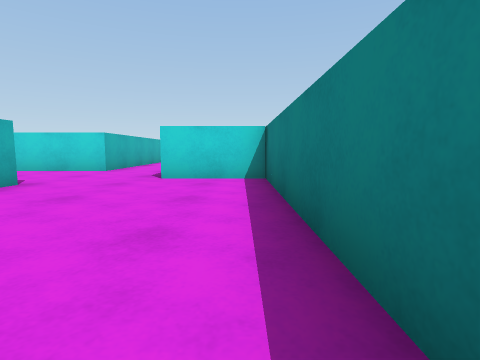
view 1 (above)

16 first-person views from a walk through a Unity game level. The camera is 0.55 m above the floor, tilts 6° down and sees 80° across. The floor is counted in squares, 1 m on a side. Each view is taken from the middle of a square. On the plan, view 1 faces up. The plan holds only what a view shows up to about 9 squares ahead; the rest is blank. The player character is not drawn.

view 2
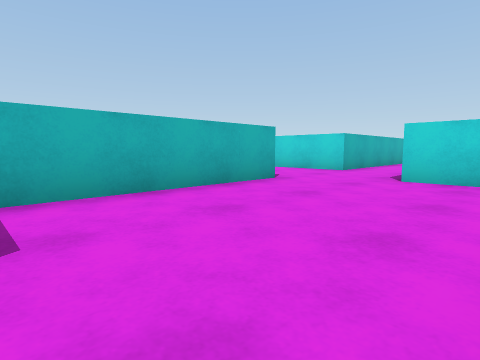

view 3
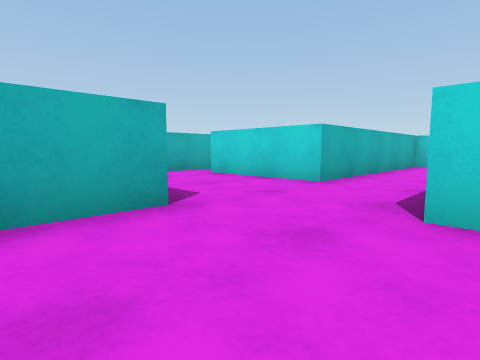

view 4
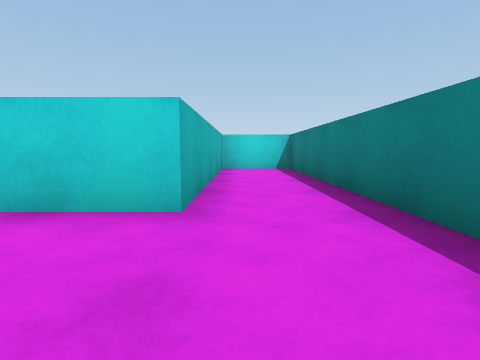

view 5
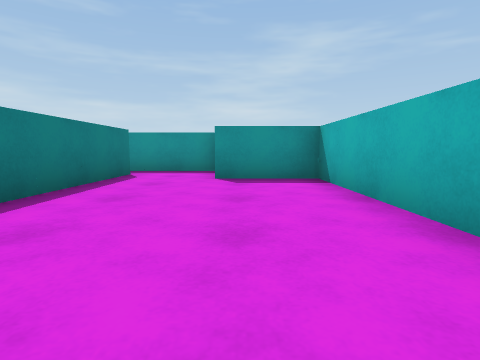

view 6
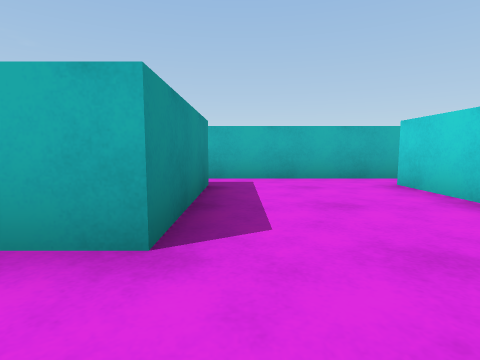

view 7
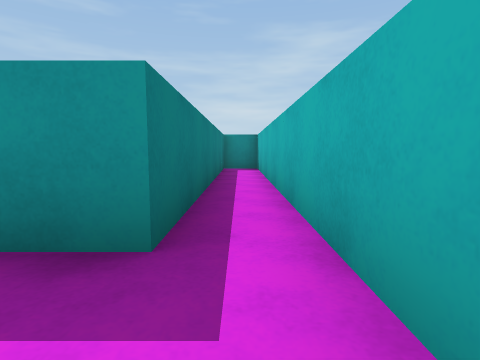

view 8
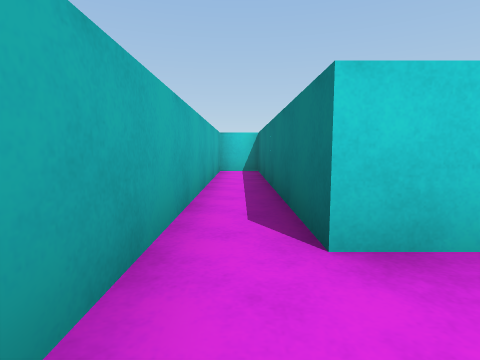

view 9
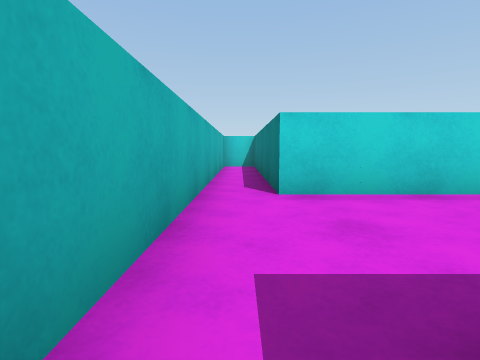

view 10
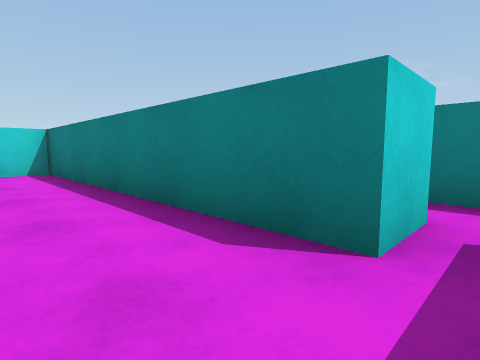

view 11
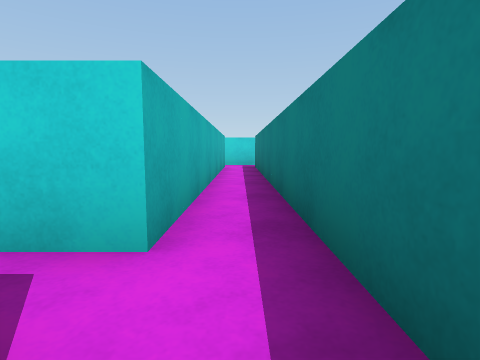

view 12
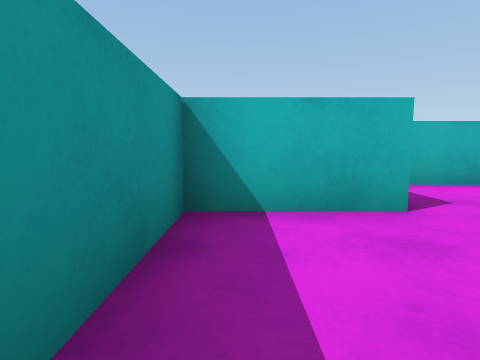

view 13
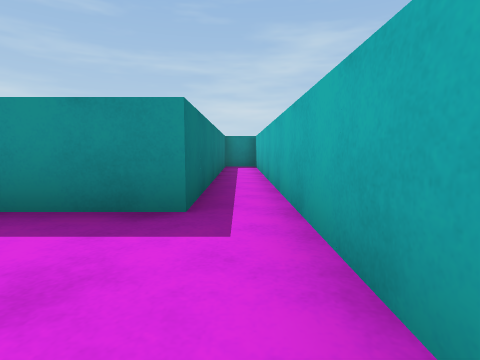

view 14
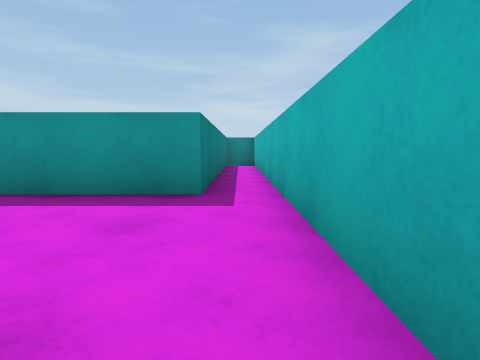

view 15
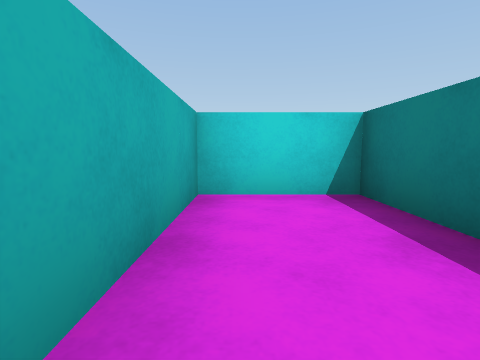

view 16
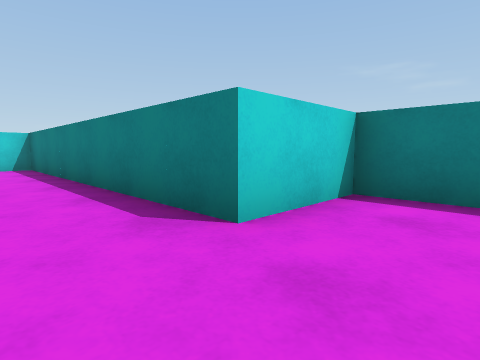

### Floor plan
Ten units are one square. View 1 is at (0, 0); x grows to the right and y downward. Boxes are objects, and circles mark ways between rooms. Rooms are numbered by the first view taken in them; rooms with no view inside come last. Other rooms are left out.
<svg viewBox="-80 -140 110 170">
<path fill="none" stroke="#000" d="M5 -55 -15 -55 -15 -135 -35 -135 -35 -75 -65 -75 -65 -135 -75 -135 -75 25 -65 25 -65 -45 -35 -45 -35 5 -15 5 -15 15M5 15 5 -58M-15 15 -15 25 9 25M15 -56 15 15 5 15M25 25 25 -60"/>
<circle cx="-5" cy="10" r="3" fill="#2a7"/>
<circle cx="10" cy="20" r="3" fill="#2a7"/>
<text x="-30" y="-50">1</text>
<text x="-10" y="20">2</text>
<text x="20" y="-30">3</text>
</svg>
Room 1 opens to room 2. Room 2 opens to room 3.

Where each view was taken, in squares from view 1:
view 1: 0 up, 0 right, facing up
view 2: 0 up, 0 right, facing up-left
view 3: 3 up, 1 left, facing up-left
view 4: 5 up, 3 left, facing up
view 5: 5 up, 2 left, facing down
view 6: 5 up, 2 left, facing left
view 7: 6 up, 7 left, facing down
view 8: 6 up, 7 left, facing up
view 9: 4 up, 7 left, facing up
view 10: 2 down, 1 left, facing up-right
view 11: 3 down, 2 right, facing up
view 12: 2 down, 1 right, facing left
view 13: 7 up, 7 left, facing down
view 14: 8 up, 7 left, facing down
view 15: 10 up, 3 left, facing up
view 16: 4 up, 3 left, facing up-right
